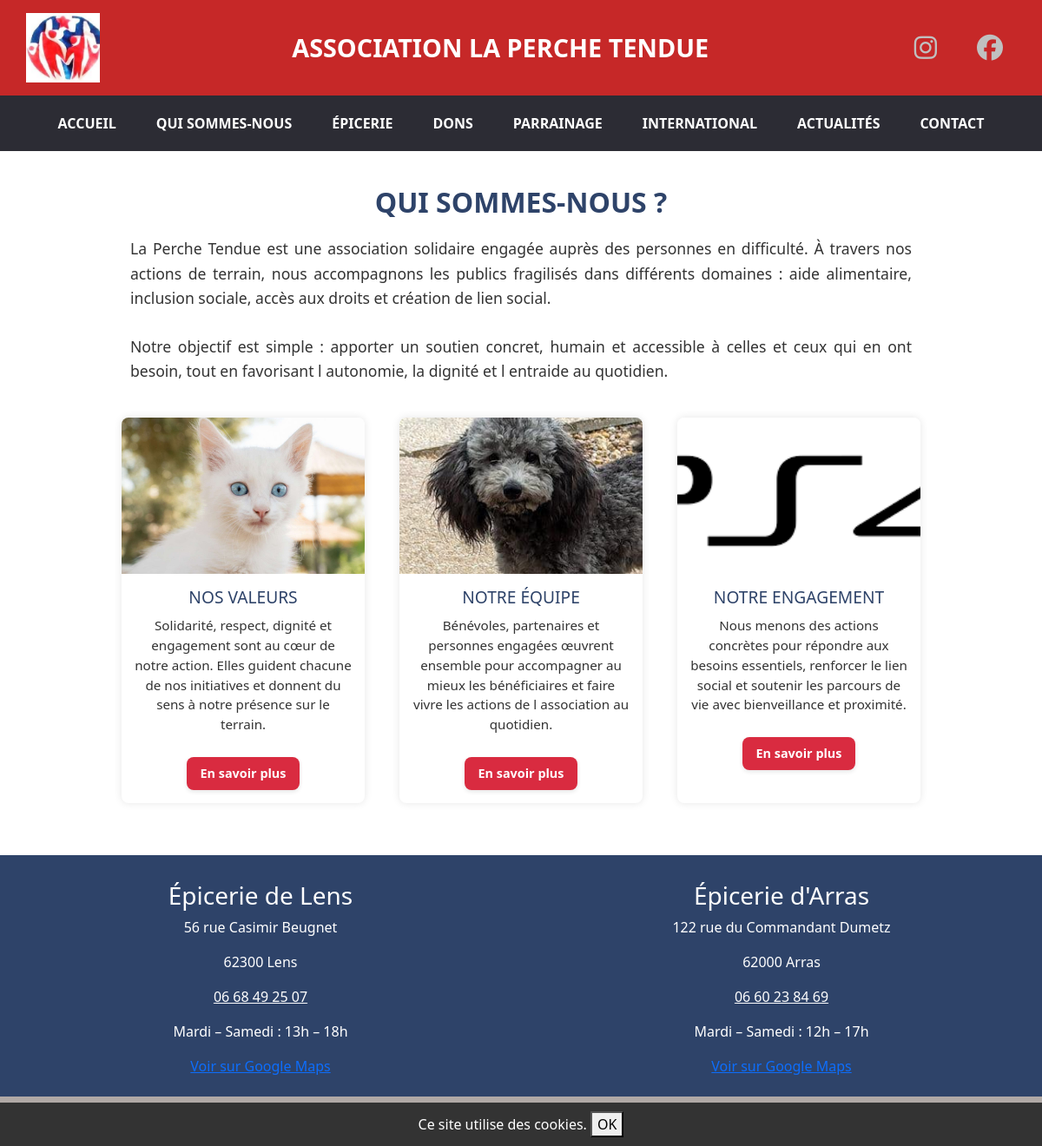
/public/qui-sommes-nous.php, run on the app's committed database.
### tables this page shows
CREATE TABLE IF NOT EXISTS pages_contenu (
    id INT PRIMARY KEY AUTO_INCREMENT,
    page_slug VARCHAR(50) NOT NULL UNIQUE,
    page_titre VARCHAR(255) NOT NULL,
    bloc VARCHAR(50) NOT NULL,
    contenu TEXT NOT NULL,
    date_modification TIMESTAMP DEFAULT CURRENT_TIMESTAMP ON UPDATE CURRENT_TIMESTAMP
);

### public/qui-sommes-nous.php (the view, shortened to what this page needs)
<?php
require_once '../database/database.php';
function getContenu($pdo, $slug) {
    $stmt = $pdo->prepare("SELECT contenu FROM pages_contenu WHERE page_slug = ?");
    $stmt->execute([$slug]);
    $row = $stmt->fetch(PDO::FETCH_ASSOC);
    return $row ? nl2br(htmlspecialchars($row['contenu'])) : '';
}
?>
<?php include_once '../includes/header.php'; ?>
<section class="qui-sommes-nous container">
  <h2 class="text-center">Qui sommes-nous ?</h2>
  <div class="intro-text">
    <p><?= getContenu($pdo, 'qui-sommes-nous-intro') ?></p>
  </div>
  <div class="qui-grid">
    <div class="qui-item">
      <img src="assets/images/valeurs.jpg" alt="Nos valeurs">
      <h3>Nos valeurs</h3>
      <p><?= getContenu($pdo, 'qui-sommes-nous-valeurs') ?></p>
      <a href="valeurs.php" class="btn btn-sm">En savoir plus</a>
    </div>
    <div class="qui-item">
      <img src="assets/images/equipe.jpg" alt="Notre équipe">
      <h3>Notre équipe</h3>
      <p><?= getContenu($pdo, 'qui-sommes-nous-equipe') ?></p>
      <a href="equipe.php" class="btn btn-sm">En savoir plus</a>
    </div>
    <div class="qui-item">
      <img src="assets/images/engagement.jpg" alt="Notre engagement">
      <h3>Notre engagement</h3>
      <p><?= getContenu($pdo, 'qui-sommes-nous-engagement') ?></p>
      <a href="engagement.php" class="btn btn-sm">En savoir plus</a>
    </div>
  </div>
</section>
<?php include_once '../includes/footer.php'; ?>

### includes/header.php (shortened to what this page needs)
<!DOCTYPE html>
<html lang="fr">
<head>
    <link rel="stylesheet" href="https://cdn.jsdelivr.net/npm/bootstrap@5.3.2/dist/css/bootstrap.min.css">
    <link rel="stylesheet" href="https://cdnjs.cloudflare.com/ajax/libs/font-awesome/6.4.2/css/all.min.css">
    <link rel="stylesheet" href="/LaPercheTendueV2/public/assets/css/style.css">
</head>
<body>
<header>
    <div class="top-header">
        <div class="logo">
            <a href="/LaPercheTendueV2/public/index.php">
                <img src="/LaPercheTendueV2/public/assets/images/logo.jpg" alt="Logo La Perche Tendue">
            </a>
        </div>
        <h1>ASSOCIATION LA PERCHE TENDUE</h1>
        <div class="social-icons d-flex gap-3">
            <a href="#" title="Instagram" aria-label="Instagram">
                <i class="fa-brands fa-instagram fa-lg"></i>
            </a>
            <a href="#" title="Facebook" aria-label="Facebook">
                <i class="fa-brands fa-facebook fa-lg"></i>
            </a>
        </div>
    </div>
    <nav class="navbar navbar-lpt navbar-expand-lg">
        <div class="container">
            <div class="collapse navbar-collapse justify-content-center" id="navbarNav">
                <ul class="navbar-nav">
                    <li class="nav-item"><a class="nav-link" href="/LaPercheTendueV2/public/index.php">Accueil</a></li>
                    <li class="nav-item"><a class="nav-link" href="/LaPercheTendueV2/public/qui-sommes-nous.php">Qui sommes-nous</a></li>
                    <li class="nav-item"><a class="nav-link" href="/LaPercheTendueV2/public/epicerie.php">Épicerie</a></li>
                    <li class="nav-item"><a class="nav-link" href="/LaPercheTendueV2/public/dons.php">Dons</a></li>
                    <li class="nav-item"><a class="nav-link" href="/LaPercheTendueV2/public/parrainage.php">Parrainage</a></li>
                    <li class="nav-item"><a class="nav-link" href="/LaPercheTendueV2/public/evenements.php">International</a></li>
                    <li class="nav-item"><a class="nav-link" href="/LaPercheTendueV2/public/actualites.php">Actualités</a></li>
                    <li class="nav-item"><a class="nav-link" href="/LaPercheTendueV2/public/contact.php">Contact</a></li>
                </ul>
            </div>
        </div>
    </nav>
</header>
<div class="wrapper">

### includes/footer.php (shortened to what this page needs)
<footer class="footer">
  <div class="footer-content">
    <div class="footer-section">
      <h3>Épicerie de Lens</h3>
      <p>56 rue Casimir Beugnet</p>
      <p>62300 Lens</p>
      <p><a href="tel:0668492507" style="color:inherit;">06 68 49 25 07</a></p>
      <p>Mardi – Samedi : 13h – 18h</p>
      <a href="https://www.google.com/maps?q=56+rue+Casimir+Beugnet+62300+Lens"
         target="_blank" rel="noopener noreferrer" class="btn-google-maps">
        Voir sur Google Maps
      </a>
    </div>
    <div class="footer-section">
      <h3>Épicerie d'Arras</h3>
      <p>122 rue du Commandant Dumetz</p>
      <p>62000 Arras</p>
      <p><a href="tel:0660238469" style="color:inherit;">06 60 23 84 69</a></p>
      <p>Mardi – Samedi : 12h – 17h</p>
      <a href="https://www.google.com/maps?q=122+rue+du+Commandant+Dumetz+62000+Arras"
         target="_blank" rel="noopener noreferrer" class="btn-google-maps">
        Voir sur Google Maps
      </a>
    </div>
  </div>
  <div class="footer-bottom-container">
    <p>
      <a href="/LaPercheTendueV2/public/mentions-legales.php" class="footer-link">
      </a> |
      <a href="#" id="gestionCookies" class="footer-link">
      </a>
    </p>
  </div>
</footer>
</body>
</html>

### public/assets/css/style.css (style rules this page uses)
html { font-size: 16px; text-size-adjust: 100%; -webkit-text-size-adjust: none; }
.top-header { background-color: #C62828; display: flex; align-items: center; justify-content: space-between; padding: 15px 30px; }
.top-header .logo img { height: 80px; }
.top-header h1 { flex-grow: 1; text-align: center; color: white; font-size: 1.8rem; font-weight: bold; margin: 0; }
.top-header .social-icons a { color: #C0C0C0; font-size: 1.5rem; margin-left: 15px; gap: 15px; padding-right: 15px; }
.navbar { background-color: #2C2C34 !important; padding: 10px 0; width: 100%; border-radius: 0; box-shadow: none; }
.navbar-nav { display: flex; justify-content: center; width: 100%; }
.navbar-nav .nav-item { margin: 0 15px; }
.navbar-nav .nav-link { color: white !important; font-weight: bold; text-transform: uppercase; font-size: 1rem; padding: 10px 15px; transition: color 0.3s ease-in-out; }
.container { max-width: 100%; padding: 0; }
.footer { background-color: #2E4369; color: white; padding: 20px 0; text-align: center; width: 100%; padding-bottom: 50px; position: relative; z-index: 1; }
.footer-content { display: flex; justify-content: space-around; align-items: flex-start; max-width: 1400px; margin: auto; flex-wrap: wrap; padding-bottom: 20px; }
.footer-section { width: 40%; padding: 10px; }
.footer-bottom-container { background-color: #B0A9A6; color: white; padding: 10px 0; text-align: center; width: 100%; position: absolute; bottom: 0; left: 0; font-size: 14px; display: flex; justify-content: center; align-items: center; }
body { display: flex; flex-direction: column; min-height: 100vh; }
.wrapper { flex: 1; }
.footer-bottom-container a { color: white !important; text-decoration: none; font-weight: bold; transition: color 0.3s ease-in-out; padding: 0 15px; }
.btn { background-color: #dc3545; color: white; padding: 10px 20px; border: none; border-radius: 8px; text-decoration: none; display: inline-block; font-weight: bold; transition: 0.3s; }
h2.text-center { text-align: center; font-size: 2rem; color: #2E4369; margin: 40px 0 20px; text-transform: uppercase; font-weight: bold; }
section { width: 100%; max-width: 1200px; margin: 0 auto; padding: 0 20px; margin-bottom: 60px; }
.qui-sommes-nous { max-width: 1200px; margin: 0 auto; padding: 0 20px; }
.intro-text { max-width: 900px; margin: 0 auto 40px; font-size: 1.1rem; line-height: 1.6; color: #333; text-align: justify; }
.qui-grid { display: flex; justify-content: center; flex-wrap: wrap; gap: 40px; margin-bottom: 60px; }
.qui-item { width: 280px; background-color: #fff; border-radius: 8px; box-shadow: 0 0 10px rgba(0,0,0,0.1); padding-bottom: 15px; text-align: center; transition: transform 0.2s ease, box-shadow 0.2s ease; }
.qui-item img { width: 100%; border-radius: 8px 8px 0 0; height: 180px; object-fit: cover; }
.qui-item h3 { font-size: 1.2rem; color: #2E4369; margin: 15px 0 10px; text-transform: uppercase; }
.qui-item p { font-size: 0.95rem; color: #333; padding: 0 15px; }
.btn-sm { display: inline-block; margin-top: 10px; padding: 8px 16px; background-color: #d92b40; color: #fff; border: none; border-radius: 8px; text-decoration: none; font-weight: bold; font-size: 0.9rem; box-shadow: 0 2px 5px rgba(0,0,0,0.1); transition: background-color 0.3s ease, transform 0.2s ease; }

### data on the page
pages_contenu: contenu "La Perche Tendue est une association solidaire engagée auprès des personnes en difficulté. À travers nos actions de terrain, nous accompagnons les publics fragilisés dans différents domaines : aide alimentaire, inclusion sociale, accès aux droits et création de lien social. Notre objectif est simple : apporter un soutien concret, humain et accessible à celles et ceux qui en ont besoin, tout en favorisant l autonomie, la dignité et l entraide au quotidien."
pages_contenu: contenu "Solidarité, respect, dignité et engagement sont au cœur de notre action. Elles guident chacune de nos initiatives et donnent du sens à notre présence sur le terrain."
pages_contenu: contenu "Bénévoles, partenaires et personnes engagées œuvrent ensemble pour accompagner au mieux les bénéficiaires et faire vivre les actions de l association au quotidien."
pages_contenu: contenu "Nous menons des actions concrètes pour répondre aux besoins essentiels, renforcer le lien social et soutenir les parcours de vie avec bienveillance et proximité."
